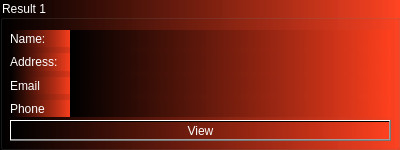
         <widget class="QGroupBox" name="groupBox">
          <property name="minimumSize">
           <size>
            <width>400</width>
            <height>150</height>
           </size>
          </property>
          <property name="maximumSize">
           <size>
            <width>400</width>
            <height>150</height>
           </size>
          </property>
          <property name="autoFillBackground">
           <bool>false</bool>
          </property>
          <property name="styleSheet">
           <string notr="true">color: white;
background-color:
qlineargradient(spread:pad, x1:0, y1:0, x2:1, y2:0, stop:0 rgba(0, 0, 0, 255), stop:1 rgba(255, 64, 30,220))
</string>
          </property>
          <property name="title">
           <string>Result 1</string>
          </property>
          <widget class="QWidget" name="verticalLayoutWidget">
           <property name="geometry">
            <rect>
             <x>10</x>
             <y>30</y>
             <width>61</width>
             <height>87</height>
            </rect>
           </property>
           <layout class="QVBoxLayout" name="verticalLayout">
            <item>
             <widget class="QLabel" name="label_201">
              <property name="text">
               <string>Name:</string>
              </property>
             </widget>
            </item>
            <item>
             <widget class="QLabel" name="label_202">
              <property name="text">
               <string>Address:</string>
              </property>
             </widget>
            </item>
            <item>
             <widget class="QLabel" name="label_203">
              <property name="text">
               <string>Email</string>
              </property>
             </widget>
            </item>
            <item>
             <widget class="QLabel" name="label_204">
              <property name="text">
               <string>Phone</string>
              </property>
             </widget>
            </item>
           </layout>
          </widget>
          <widget class="QWidget" name="verticalLayoutWidget_2">
           <property name="geometry">
            <rect>
             <x>70</x>
             <y>30</y>
             <width>321</width>
             <height>87</height>
            </rect>
           </property>
           <layout class="QVBoxLayout" name="verticalLayout_3">
            <property name="sizeConstraint">
             <enum>QLayout::SetMinimumSize</enum>
            </property>
            <item>
             <widget class="QLabel" name="label_205">
              <property name="text">
               <string/>
              </property>
             </widget>
            </item>
            <item>
             <widget class="QLabel" name="label_206">
              <property name="text">
               <string/>
              </property>
             </widget>
            </item>
            <item>
             <widget class="QLabel" name="label_207">
              <property name="text">
               <string/>
              </property>
             </widget>
            </item>
            <item>
             <widget class="QLabel" name="label_208">
              <property name="text">
               <string/>
              </property>
             </widget>
            </item>
           </layout>
          </widget>
          <widget class="QPushButton" name="pushButton">
           <property name="geometry">
            <rect>
             <x>10</x>
             <y>120</y>
             <width>381</width>
             <height>21</height>
            </rect>
           </property>
           <property name="text">
            <string>View</string>
           </property>
          </widget>
         </widget>
